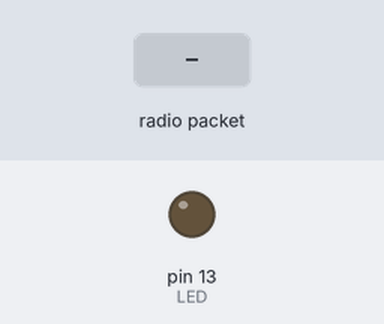
Bench run of a sketch on a simulated Arduino Uno, built with avr-gcc and run on an emulated ATmega328P. On the bench: output pins drawn as LEDs (lit = HIGH). The inputs (shaded band) are chosen by the test bench. No radio packets arrive unless stated; pins used as bus, display or sensor lines are not drawn; what the sketch prints to the serial monitor is not drawn.

Above: at 1.2 s.
1.3 s: radio packet "1" arrives
Timing chart, 0 to 4.3 s (numbered marks = the images above; inputs shaded):
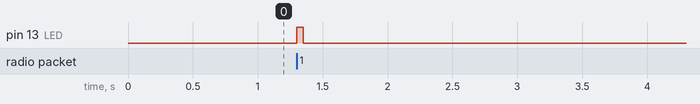

The sketch:

Reciever_test.ino
```cpp
#include <SPI.h>
#include <RH_RF69.h>

#define RF69_FREQ 915.0
#define RFM69_CS   16
#define RFM69_INT  21
#define RFM69_RST  17

#define LED LED_BUILTIN

RH_RF69 rf69(RFM69_CS, RFM69_INT);

void setup() {
  Serial.begin(115200);  // NO WAITING

  pinMode(LED, OUTPUT);
  digitalWrite(LED, LOW);

  pinMode(RFM69_RST, OUTPUT);
  digitalWrite(RFM69_RST, HIGH);
  delay(10);
  digitalWrite(RFM69_RST, LOW);
  delay(10);

  Serial.println("Booting RX...");

  if (!rf69.init()) {
    Serial.println("RFM69 INIT FAILED");
    while (1) {
      digitalWrite(LED, HIGH);
      delay(100);
      digitalWrite(LED, LOW);
      delay(100);
    }
  }

  rf69.setFrequency(RF69_FREQ);
  rf69.setTxPower(20, true);

  uint8_t key[] = {
    1,2,3,4,5,6,7,8,
    1,2,3,4,5,6,7,8
  };
  rf69.setEncryptionKey(key);

  Serial.println("RX READY!");
}

void loop() {
  if (rf69.available()) {
    uint8_t buf[RH_RF69_MAX_MESSAGE_LEN];
    uint8_t len = sizeof(buf);

    if (rf69.recv(buf, &len)) {
      buf[len] = 0;

      Serial.print("Received: ");
      Serial.println((char*)buf);

      digitalWrite(LED, HIGH);
      delay(50);
      digitalWrite(LED, LOW);
    }
  }
}
```

Measured:
- after the input at 1.3 s, pin 13 (LED): LOW → HIGH at once, → LOW 0.05 s later
